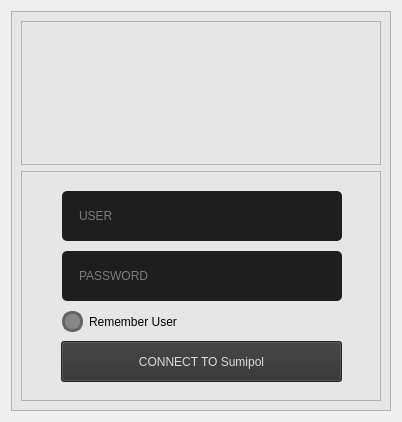
            <widget class="QWidget" name="page">
             <layout class="QHBoxLayout" name="horizontalLayout_5">
              <item>
               <widget class="QFrame" name="frame_2">
                <property name="minimumSize">
                 <size>
                  <width>380</width>
                  <height>400</height>
                 </size>
                </property>
                <property name="maximumSize">
                 <size>
                  <width>380</width>
                  <height>400</height>
                 </size>
                </property>
                <property name="styleSheet">
                 <string notr="true">background-color :rgb(230, 230, 230)</string>
                </property>
                <property name="frameShape">
                 <enum>QFrame::StyledPanel</enum>
                </property>
                <property name="frameShadow">
                 <enum>QFrame::Raised</enum>
                </property>
                <layout class="QVBoxLayout" name="verticalLayout_6">
                 <item>
                  <widget class="QFrame" name="frame_3">
                   <property name="maximumSize">
                    <size>
                     <width>16777215</width>
                     <height>144</height>
                    </size>
                   </property>
                   <property name="frameShape">
                    <enum>QFrame::StyledPanel</enum>
                   </property>
                   <property name="frameShadow">
                    <enum>QFrame::Raised</enum>
                   </property>
                   <widget class="QLabel" name="label_10">
                    <property name="geometry">
                     <rect>
                      <x>90</x>
                      <y>80</y>
                      <width>190</width>
                      <height>58</height>
                     </rect>
                    </property>
                    <property name="minimumSize">
                     <size>
                      <width>0</width>
                      <height>0</height>
                     </size>
                    </property>
                    <property name="maximumSize">
                     <size>
                      <width>190</width>
                      <height>58</height>
                     </size>
                    </property>
                    <property name="font">
                     <font>
                      <pointsize>36</pointsize>
                      <weight>50</weight>
                      <italic>false</italic>
                      <bold>false</bold>
                     </font>
                    </property>
                    <property name="styleSheet">
                     <string notr="true">image:url(:/Simipol/Sumipol.png);</string>
                    </property>
                    <property name="text">
                     <string/>
                    </property>
                   </widget>
                   <widget class="QLabel" name="label_8">
                    <property name="geometry">
                     <rect>
                      <x>141</x>
                      <y>9</y>
                      <width>80</width>
                      <height>80</height>
                     </rect>
                    </property>
                    <property name="maximumSize">
                     <size>
                      <width>80</width>
                      <height>80</height>
                     </size>
                    </property>
                    <property name="styleSheet">
                     <string notr="true">image: url(:/image/Sunmipol_logo.png);
background:none;
</string>
                    </property>
                    <property name="text">
                     <string/>
                    </property>
                   </widget>
                  </widget>
                 </item>
                 <item>
                  <widget class="QFrame" name="frame_4">
                   <property name="frameShape">
                    <enum>QFrame::StyledPanel</enum>
                   </property>
                   <property name="frameShadow">
                    <enum>QFrame::Raised</enum>
                   </property>
                   <widget class="QLineEdit" name="lineEdit">
                    <property name="geometry">
                     <rect>
                      <x>41</x>
                      <y>20</y>
                      <width>280</width>
                      <height>50</height>
                     </rect>
                    </property>
                    <property name="styleSheet">
                     <string notr="true">QLineEdit{
	boder: 2px solid rgb(45,45,45);
	boder-radius: 5px;
	padding: 15px;
	background-color:rgb(30,30,30);
	border-radius: 5px;
	color: rgb(220, 220, 220);
}
QLineEdit:hover{
   border: 1.5px solid rgb(0, 255, 255, 250);
}
QLineEdit:focus{
   border: 2px solid rgb(0, 255, 255, 250);
}</string>
                    </property>
                    <property name="text">
                     <string/>
                    </property>
                    <property name="placeholderText">
                     <string>USER</string>
                    </property>
                   </widget>
                   <widget class="QLineEdit" name="lineEdit_2">
                    <property name="geometry">
                     <rect>
                      <x>41</x>
                      <y>80</y>
                      <width>280</width>
                      <height>50</height>
                     </rect>
                    </property>
                    <property name="styleSheet">
                     <string notr="true">QLineEdit{
	boder: 2px solid rgb(45,45,45);
	boder-radius: 5px;
	padding: 15px;
	background-color:rgb(30,30,30);
	border-radius: 5px;
	color: rgb(220, 220, 220);
}
QLineEdit:hover{
   border: 1.5px solid rgb(0, 255, 255, 250);
}
QLineEdit:focus{
   border: 2px solid rgb(0, 255, 255, 250);
}</string>
                    </property>
                    <property name="text">
                     <string/>
                    </property>
                    <property name="echoMode">
                     <enum>QLineEdit::Password</enum>
                    </property>
                    <property name="placeholderText">
                     <string>PASSWORD</string>
                    </property>
                   </widget>
                   <widget class="QCheckBox" name="checkBox">
                    <property name="geometry">
                     <rect>
                      <x>41</x>
                      <y>140</y>
                      <width>271</width>
                      <height>21</height>
                     </rect>
                    </property>
                    <property name="styleSheet">
                     <string notr="true">QCheckBox::indicator{
	border: 3px solid rgb(100,100,100);
	width: 15px;
	height: 15px;
	border-radius: 10px;
	background-color: rgb(135,135,135);
}
QCheckBox::indicator:checked{
	border: 3px solid rgb(0, 205, 255);
	background-color: rgb(0, 255, 255);
}</string>
                    </property>
                    <property name="text">
                     <string>Remember User</string>
                    </property>
                   </widget>
                   <widget class="QPushButton" name="pushButton">
                    <property name="geometry">
                     <rect>
                      <x>40</x>
                      <y>170</y>
                      <width>281</width>
                      <height>41</height>
                     </rect>
                    </property>
                    <property name="styleSheet">
                     <string notr="true">QPushButton{
	background-color: rgb(50,50,50);
	boder: 2px solid rgb(60,60,60);
	boder-radius: 5px;
	color: rgb(220, 220, 220);
}
QPushButton:hover{
	background-color: rgb(120, 120, 120);
	boder: 2px solid rgb(70,70,70);
}
QPushButton:pressed{
	background-color:rgb(0, 255, 255, 250);
	boder: 2px rgb(255,164,24);
	color: rgb(35,35,35);
}

</string>
                    </property>
                    <property name="text">
                     <string>CONNECT TO Sumipol</string>
                    </property>
                   </widget>
                  </widget>
                 </item>
                </layout>
               </widget>
              </item>
             </layout>
            </widget>
